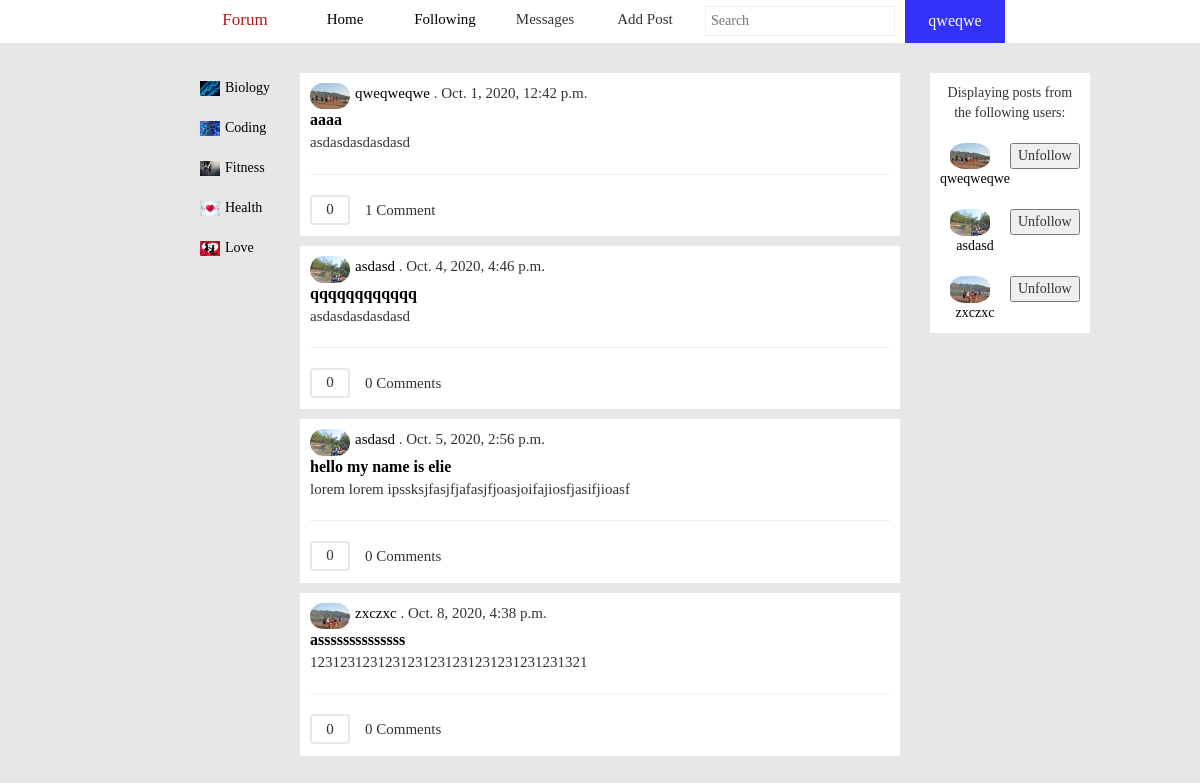
The app's page /following (signed in) with its own data.
### project/models.py (models this page shows, shortened)
class User(AbstractUser):
    description = models.TextField(null=True, blank=True)
    pagesfollowed = models.ManyToManyField(Page, related_name="Userpages",blank=True)
    following = models.ManyToManyField("self", symmetrical=False, blank=True, related_name="Userfollowing")
    followers = models.ManyToManyField("self", symmetrical=False, blank=True, related_name="Userfollowers")
    age = models.IntegerField(null=True, blank=True)
    upvotedposts = models.ManyToManyField('Post', related_name='postupvotes',symmetrical=False,blank=True)
    image = models.ImageField(upload_to='pictures', default='/pictures/default.jpg', null=True, blank=True)
    def get_absolute_url(self):
        return reverse("profile", kwargs={"account": self.username})
    def __str__(self):
        return self.username

class Page(models.Model):
    pagename = models.CharField(max_length=200)
    description = models.TextField(null=True, blank=True)
    followers = models.IntegerField(default=0)
    def get_absolute_url(self):
        return reverse("page", kwargs={"page": self.pagename})

class Post(models.Model):
    username = models.ForeignKey(User, on_delete=models.CASCADE, related_name="userpost")
    title = models.CharField(max_length=200)
    body = models.TextField(null=False)
    date = models.DateTimeField(auto_now_add=True)
    category = models.ForeignKey(Page, on_delete=models.CASCADE, related_name="pagecategory")
    likes = models.IntegerField(null=True, default=0)
    slug = models.SlugField(max_length=100)
    def get_absolute_url(self):
        slug = slugify(self.title)
        return reverse("post", kwargs={"postslug": slug})

class Comment(models.Model):
    username = models.ForeignKey(
        User, on_delete=models.CASCADE, related_name="usercomment")
    comm = models.TextField(null=False)
    date = models.DateField(auto_now_add=True)
    post = models.ForeignKey(
        Post, on_delete=models.CASCADE, related_name="postcomment")
    upvotes = models.IntegerField(default=0)

### project/views.py (the view)
# urls.py: path("following",views.following.as_view(),name = "following"),
class following(View):
    def get(self, request):
        if request.user.is_authenticated:
            return render(request, "project/following.html", {
                "posts": Post.objects.filter(username__in=User.objects.filter(username=request.user.username).values_list("following")),
                "category": Page.objects.order_by("pagename"),
            })
        else:
            return redirect("login")

### project/forms.py
class postform(forms.ModelForm):
    body = forms.CharField(label='', widget=forms.Textarea(attrs={
                           "placeholder": "Enter Your Text Here", "rows": 15, "cols": 70, "id": "formbody"}))
    title = forms.CharField(label='', widget=forms.TextInput(
        attrs={'placeholder': 'Add Title', 'id': 'formtitle'}))
    class Meta:
        model = Post
        fields = [
            'title',
            'body',
            'category',
        ]

class emailform(forms.ModelForm):
    recipient = forms.CharField(required=True, widget=forms.TextInput(
        attrs={'id': 'compose-recipients', 'class': 'form-control', 'placeholder': 'Recipient'}))
    body = forms.CharField(widget=forms.Textarea(attrs={
                           'id': 'compose-body', 'class': 'form-control', 'placeholder': 'Message', 'rows': 6}))
    class Meta:
        model = Email
        fields = [
            'recipient',
            'subject',
            'body'
        ]
        widgets = {
            'subject': forms.TextInput(attrs={'id': 'compose-subject', 'class': 'form-control', 'placeholder': 'Subject'}),
        }

### project/context_processors.py (called while the page is built)
def form_processor(request):
 form = postform(auto_id=True)
 email = emailform()
 return {'form': form,'email':email}

### project/templates/project/following.html (shortened to what this page needs)
{% extends "project/layout.html" %}
{% load static %}
{% block head %}
    <link href="{% static 'project/home.css' %}" rel="stylesheet">
{% endblock %}
{% block body %}
<div id = "whole">
    <div id = "sidebar">
        {% for post in category %}
            <a href = "{{post.get_absolute_url}}"><div class = "sidebaritem"><img width="20px" height = "15px"
               style = "margin-right:5px" src="{% static 'project/'%}{{post.pagename}}.jpg">{{post.pagename}}</div></a>
        {% endfor %}
    </div>
    <div id = "allposts">
        {% for post in posts %}
        <div id = "post">
            <div id = "postupper">
                <div id = "imageanduser">
                    <div><img  style = "border-radius: 70px;" width="40px" src="{{post.username.image.url}}"></div>
                    <div style="margin-left: 5px;"><a href = "{% url "profile" account=post.username %}">{{post.username}}</a> . {{post.date}}</div>
                </div>
                <div style="font-size:1.6rem"><a href = "{{post.get_absolute_url}}"><strong>{{post.title}}</strong></a></div>
                <div>{{post.body}}</div>
                <hr>
                <div id = "likesandcomments">
                    <div id = "likeandcommentbuttons">
                        <button id='upvotes' {% if post in request.user.upvotedposts.all %}style="border:2px solid rgb(50,50,250)"
                            {% else %}style="border:2px solid rgb(231, 231, 231);" {% endif %} onclick='upvote(this)'>{{post.likes}}</button>
                        <div id = "clickforcomments" onclick="opencomments(this)" style = "margin-left:10px;cursor: pointer;padding:5px">{{post.postcomment.all|length}} Comment{{post.postcomment.all|length|pluralize}}</div>
                    </div>
                </div>
            </div>
        </div>
        {% endfor %}
    </div>
    <div id = "followingbar">
        <div id = "followingnames">
            <div style = "padding:10px">
                Displaying posts from the following users:
            </div>
            {% for name in request.user.following.all %}
            <div class = 'eachname'>
                <div id = "following-left">
                    <img class = "followingimage" src = "{{name.image.url}}" width = '40px' > <a href = "{{ name.get_absolute_url }}">{{name}}</a>
                </div>
                <div>
                    <button>Unfollow</button>
                </div>
            </div>
            {% endfor %}
        </div>
    </div>
</div>
{% endblock %}

### project/templates/project/layout.html (shortened to what this page needs)
{% load static %}
<!DOCTYPE html>
<html lang="en">
    <head>
        {% block head %}
        {% endblock %}
        <link href="//maxcdn.bootstrapcdn.com/bootstrap/3.3.0/css/bootstrap.min.css" rel="stylesheet" id="bootstrap-css">
        <link href="{% static 'project/styles.css' %}" rel="stylesheet">
    </head>
    <body>
        <div id = "navwrapper">
            <nav id = "nav">
                <a class = "nav-link" href = "{% url "index" %}"><button class = "nav-forum">Forum</button></a>
                <a class = "nav-link" href = "{% url "index" %}"><button class = "nav-item">Home</button></a>
                <a class = "nav-link" href = "{% url "following" %}"><button class = "nav-item">Following</button></a>
                <button id = "messagebutton" class = "nav-item">Messages</button>
                <button onclick = "openform()" class = "nav-item">Add Post</button>
                <input id = "searchbar" placeholder="Search" type = "text">
                <div class="dropdown">
                    <button onclick="myFunction()" class="dropbtn">{{request.user}}</button>
                </div>
            </nav>
        </div>
        <div class = "body">
            {% block body %}
            {% endblock %}
        </div>
    </body>
</html>

### project/static/project/home.css (style rules this page uses)
#sidebar { width:100px; border:none; padding:20px }
.sidebaritem { font-size: 1.4rem; width:120px; height:30px; margin-top:10px; line-height: 30px; padding-left:10px }
#whole { display: flex; background-color: rgb(231, 231, 231); padding-left:170px; padding-right:170px; }
#allposts { padding:20px; font-size:1.5rem }
#post { background-color: white; margin:10px; width:600px; }
#imageanduser { display:flex; flex-direction: row; }
#likeandcommentbuttons { display: flex; }
#postupper { padding:10px }
#followingbar { text-align: center; }
#followingnames { background-color: white; width: 100%; margin-top:30px; }
#upvotes { outline:none; width:40px; height:30px; background-color: white; border-radius:4px }
.eachname { padding: 10px; display: flex; justify-content: space-between; }
.followingimage { border-radius: 40%; margin-right:10px }

### project/static/project/styles.css (style rules this page uses)
body { font-family: Comic Sans MS; margin: 0; padding: 0; }
a { color: black; text-decoration: none; }
#nav { display: flex; flex-direction: row; flex-wrap: wrap; justify-content: center; }
#navwrapper { text-align: center; }
.nav-item { height: 40px; font-family: Comic Sans MS; background-color: white; border: none; outline: none; width: 100px; text-align: center; font-size: 1.5rem; }
.nav-link { text-decoration: none; color: black; }
.nav-forum { height: 40px; font-family: Comic Sans MS; background-color: white; color: rgb(182, 24, 24); border: none; outline: none; width: 100px; text-align: center; font-size: 1.7rem; cursor: pointer; }
#searchbar { margin-top: auto; margin-bottom: auto; margin-right: 10px; margin-left: 10px; outline: none; border: 1px solid rgb(241, 238, 238); height: 30px; outline: none; padding: 5px; }
.dropbtn { width: 100px; background-color:rgb(50, 50, 250); color: white; font-size: 16px; border: none; cursor: pointer; padding: 10px; outline: none; }
.dropdown { position: relative; display: inline-block; }

### records on screen
User: user "qweqwe"
Page: pagename (picture), pagename "Biology"
Page: pagename (picture), pagename "Coding"
Page: pagename (picture), pagename "Fitness"
Page: pagename (picture), pagename "Health"
Page: pagename (picture), pagename "Love"
Post: username.image (picture), username "qweqweqwe", date "Oct. 1, 2020, 12:42 p.m.", title "aaaa", body "asdasdasdasdasd", likes "0", postcomment.all|length "1"
Post: username.image (picture), username "asdasd", date "Oct. 4, 2020, 4:46 p.m.", title "qqqqqqqqqqqq", body "asdasdasdasdasd", likes "0", postcomment.all|length "0"
Post: username.image (picture), username "asdasd", date "Oct. 5, 2020, 2:56 p.m.", title "hello my name is elie", body "lorem lorem ipssksjfasjfjafasjfjoasjoifajiosfjasifjioasf", likes "0", postcomment.all|length "0"
Post: username.image (picture), username "zxczxc", date "Oct. 8, 2020, 4:38 p.m.", title "assssssssssssss", body "1231231231231231231231231231231231321", likes "0", postcomment.all|length "0"
User: image (picture), username "qweqweqwe"
User: image (picture), username "asdasd"
User: image (picture), username "zxczxc"
